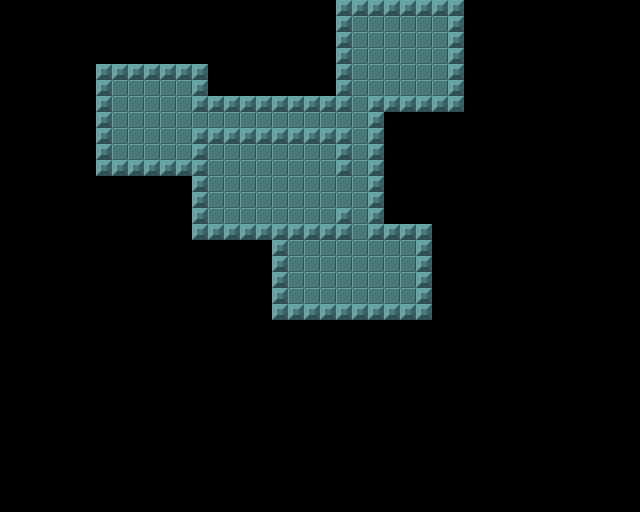

Below is a game level as drawn by its tile map, then a one-line description and the .tmx file that defines it, in full:
An orthogonal 40x32 tile map with 16x16 px tiles, 1 tile layer (walls) and 11 objects (10x coin, player).

<map version="1.2" tiledversion="1.2.0" orientation="orthogonal" renderorder="right-down" width="40" height="32" tilewidth="16" tileheight="16" infinite="0" nextlayerid="6" nextobjectid="20">
 <tileset firstgid="1" source="tiles.tsx" />
 <layer id="4" name="walls" width="40" height="32">
  <data encoding="csv">
0,0,0,0,0,0,0,0,0,0,0,0,0,0,0,0,0,0,0,0,0,3,3,3,3,3,3,3,3,0,0,0,0,0,0,0,0,0,0,0,
0,0,0,0,0,0,0,0,0,0,0,0,0,0,0,0,0,0,0,0,0,3,2,2,2,2,2,2,3,0,0,0,0,0,0,0,0,0,0,0,
0,0,0,0,0,0,0,0,0,0,0,0,0,0,0,0,0,0,0,0,0,3,2,2,2,2,2,2,3,0,0,0,0,0,0,0,0,0,0,0,
0,0,0,0,0,0,0,0,0,0,0,0,0,0,0,0,0,0,0,0,0,3,2,2,2,2,2,2,3,0,0,0,0,0,0,0,0,0,0,0,
0,0,0,0,0,0,3,3,3,3,3,3,3,0,0,0,0,0,0,0,0,3,2,2,2,2,2,2,3,0,0,0,0,0,0,0,0,0,0,0,
0,0,0,0,0,0,3,2,2,2,2,2,3,0,0,0,0,0,0,0,0,3,2,2,2,2,2,2,3,0,0,0,0,0,0,0,0,0,0,0,
0,0,0,0,0,0,3,2,2,2,2,2,3,3,3,3,3,3,3,3,3,3,2,3,3,3,3,3,3,0,0,0,0,0,0,0,0,0,0,0,
0,0,0,0,0,0,3,2,2,2,2,2,2,2,2,2,2,2,2,2,2,2,2,3,0,0,0,0,0,0,0,0,0,0,0,0,0,0,0,0,
0,0,0,0,0,0,3,2,2,2,2,2,3,3,3,3,3,3,3,3,3,3,2,3,0,0,0,0,0,0,0,0,0,0,0,0,0,0,0,0,
0,0,0,0,0,0,3,2,2,2,2,2,3,2,2,2,2,2,2,2,2,3,2,3,0,0,0,0,0,0,0,0,0,0,0,0,0,0,0,0,
0,0,0,0,0,0,3,3,3,3,3,3,3,2,2,2,2,2,2,2,2,3,2,3,0,0,0,0,0,0,0,0,0,0,0,0,0,0,0,0,
0,0,0,0,0,0,0,0,0,0,0,0,3,2,2,2,2,2,2,2,2,2,2,3,0,0,0,0,0,0,0,0,0,0,0,0,0,0,0,0,
0,0,0,0,0,0,0,0,0,0,0,0,3,2,2,2,2,2,2,2,2,2,2,3,0,0,0,0,0,0,0,0,0,0,0,0,0,0,0,0,
0,0,0,0,0,0,0,0,0,0,0,0,3,2,2,2,2,2,2,2,2,3,2,3,0,0,0,0,0,0,0,0,0,0,0,0,0,0,0,0,
0,0,0,0,0,0,0,0,0,0,0,0,3,3,3,3,3,3,3,3,3,3,2,3,3,3,3,0,0,0,0,0,0,0,0,0,0,0,0,0,
0,0,0,0,0,0,0,0,0,0,0,0,0,0,0,0,0,3,2,2,2,2,2,2,2,2,3,0,0,0,0,0,0,0,0,0,0,0,0,0,
0,0,0,0,0,0,0,0,0,0,0,0,0,0,0,0,0,3,2,2,2,2,2,2,2,2,3,0,0,0,0,0,0,0,0,0,0,0,0,0,
0,0,0,0,0,0,0,0,0,0,0,0,0,0,0,0,0,3,2,2,2,2,2,2,2,2,3,0,0,0,0,0,0,0,0,0,0,0,0,0,
0,0,0,0,0,0,0,0,0,0,0,0,0,0,0,0,0,3,2,2,2,2,2,2,2,2,3,0,0,0,0,0,0,0,0,0,0,0,0,0,
0,0,0,0,0,0,0,0,0,0,0,0,0,0,0,0,0,3,3,3,3,3,3,3,3,3,3,0,0,0,0,0,0,0,0,0,0,0,0,0,
0,0,0,0,0,0,0,0,0,0,0,0,0,0,0,0,0,0,0,0,0,0,0,0,0,0,0,0,0,0,0,0,0,0,0,0,0,0,0,0,
0,0,0,0,0,0,0,0,0,0,0,0,0,0,0,0,0,0,0,0,0,0,0,0,0,0,0,0,0,0,0,0,0,0,0,0,0,0,0,0,
0,0,0,0,0,0,0,0,0,0,0,0,0,0,0,0,0,0,0,0,0,0,0,0,0,0,0,0,0,0,0,0,0,0,0,0,0,0,0,0,
0,0,0,0,0,0,0,0,0,0,0,0,0,0,0,0,0,0,0,0,0,0,0,0,0,0,0,0,0,0,0,0,0,0,0,0,0,0,0,0,
0,0,0,0,0,0,0,0,0,0,0,0,0,0,0,0,0,0,0,0,0,0,0,0,0,0,0,0,0,0,0,0,0,0,0,0,0,0,0,0,
0,0,0,0,0,0,0,0,0,0,0,0,0,0,0,0,0,0,0,0,0,0,0,0,0,0,0,0,0,0,0,0,0,0,0,0,0,0,0,0,
0,0,0,0,0,0,0,0,0,0,0,0,0,0,0,0,0,0,0,0,0,0,0,0,0,0,0,0,0,0,0,0,0,0,0,0,0,0,0,0,
0,0,0,0,0,0,0,0,0,0,0,0,0,0,0,0,0,0,0,0,0,0,0,0,0,0,0,0,0,0,0,0,0,0,0,0,0,0,0,0,
0,0,0,0,0,0,0,0,0,0,0,0,0,0,0,0,0,0,0,0,0,0,0,0,0,0,0,0,0,0,0,0,0,0,0,0,0,0,0,0,
0,0,0,0,0,0,0,0,0,0,0,0,0,0,0,0,0,0,0,0,0,0,0,0,0,0,0,0,0,0,0,0,0,0,0,0,0,0,0,0,
0,0,0,0,0,0,0,0,0,0,0,0,0,0,0,0,0,0,0,0,0,0,0,0,0,0,0,0,0,0,0,0,0,0,0,0,0,0,0,0,
0,0,0,0,0,0,0,0,0,0,0,0,0,0,0,0,0,0,0,0,0,0,0,0,0,0,0,0,0,0,0,0,0,0,0,0,0,0,0,0
</data>
 </layer>
 <objectgroup id="2" name="entities">
  <object id="3" name="player" type="player" x="143.5" y="112" width="16" height="15.5" />
  <object id="8" name="coin" type="coin" x="416" y="48" width="16" height="16" />
  <object id="11" name="coin" type="coin" x="383" y="47.5" width="16" height="16" />
  <object id="12" name="coin" type="coin" x="320" y="111" width="16" height="16" />
  <object id="13" name="coin" type="coin" x="288.5" y="112" width="16" height="16" />
  <object id="14" name="coin" type="coin" x="223" y="112" width="16" height="16" />
  <object id="15" name="coin" type="coin" x="383.5" y="256" width="16" height="16" />
  <object id="16" name="coin" type="coin" x="352" y="256" width="16" height="16" />
  <object id="17" name="coin" type="coin" x="320.5" y="255" width="16" height="16" />
  <object id="18" name="coin" type="coin" x="335.5" y="271.5" width="16" height="16" />
  <object id="19" name="coin" type="coin" x="367" y="272" width="16" height="16" />
 </objectgroup>
</map>
